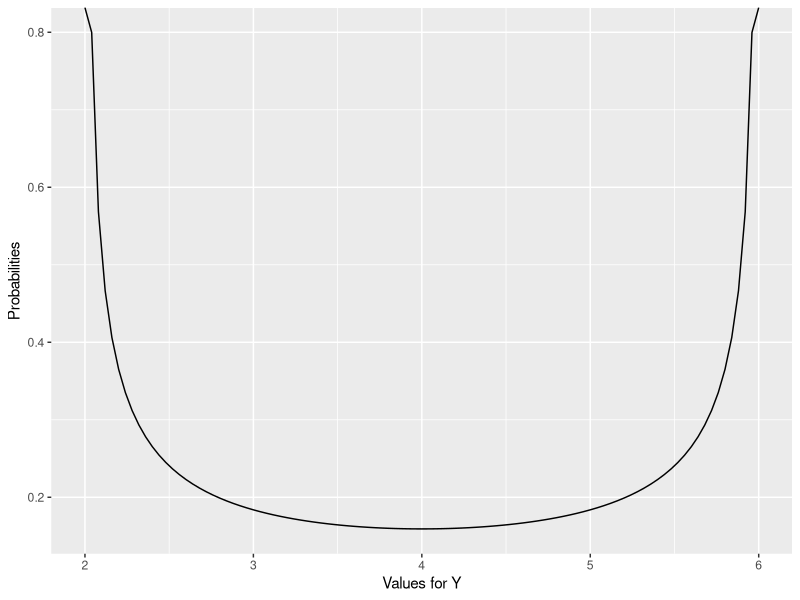
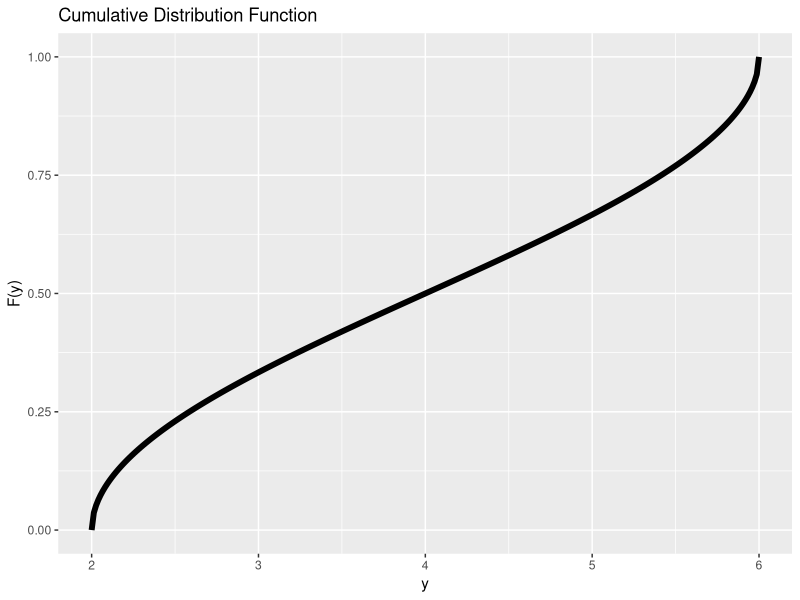
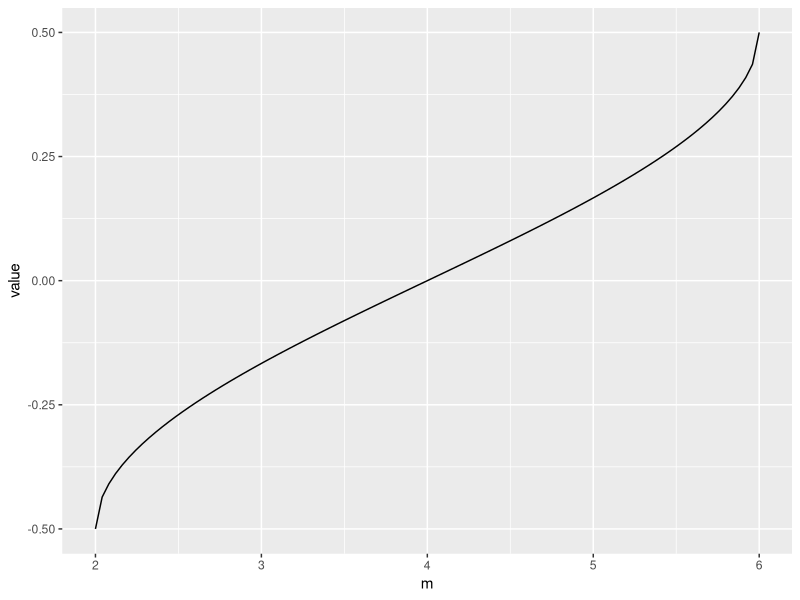
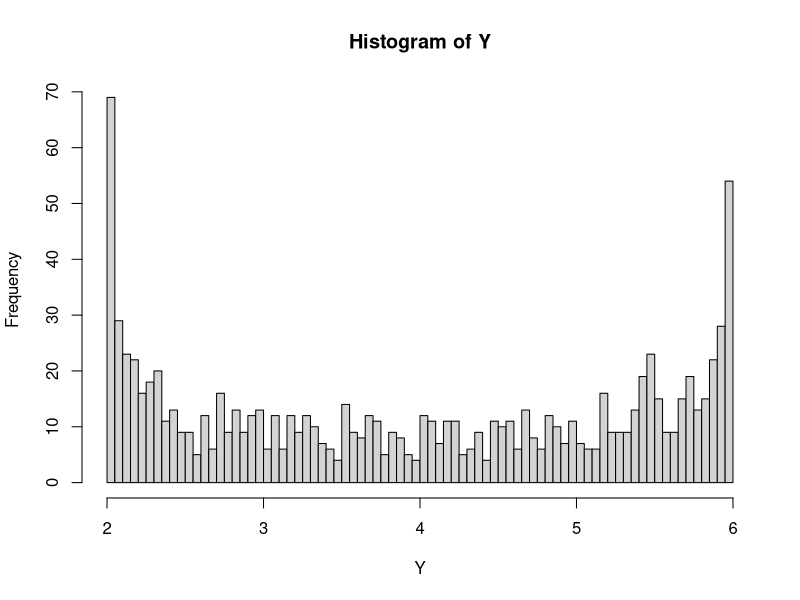
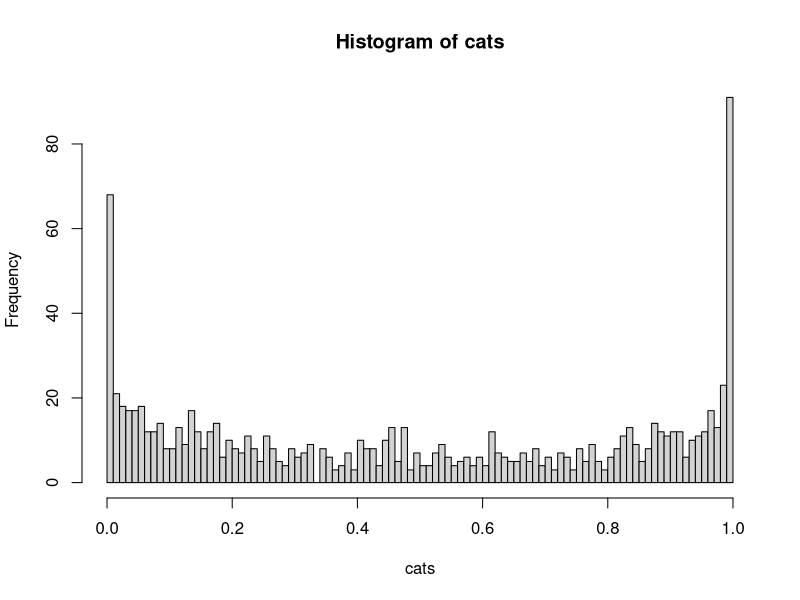

The R source for these figures, in order:
## ---- chunk 1
p <- pi
pmf.fun <- function(y)
  {
  1/(p*sqrt((y-2)*(6-y)))
  }
library(ggplot2)
ggplot(data.frame(y=c(2,6)), aes(x=y)) + stat_function(fun=pmf.fun, geom="line") + 
  xlab("Values for Y") + ylab("Probabilities")
## ---- chunk 2
F.y <- function(y,a,b) {
CDF <- rep(NA,length(y))
region1 <- which(y < a)
region2 <- which(a<=y & y<=b)
region3 <- which(y>b)
CDF[region1] <- 0
CDF[region2] <- (2/pi)*asin(sqrt((y-a)/(b-a)))
CDF[region3] <- 1
return(CDF)
}
yvals <- seq(2,6,length=300)
library(ggplot2)
mydata <- data.frame(y = yvals, height= F.y(yvals,2,6))
ggplot(aes(x=y, y = height), data = mydata) + geom_line(size=2) +
ylab('F(y)') + ggtitle('Cumulative Distribution Function')
## ---- chunk 3
F.y(5,2,6)-F.y(3,2,6)
## ---- chunk 4
integral <- function(m){
  tosolve <- F.y(m,2,6)-0.5
  return(tosolve)
}
mvals <- seq(2,6, length = 100)
newdat <- data.frame(m = mvals, value = integral(mvals))
ggplot(aes(x=m,y=value),data=newdat) + geom_line()
uniroot(integral,interval = c(2,6))$root
## ---- chunk 5
u <- runif(1000,0,1)
Y <-  4*(sin((pi*u)/2))^2+2
hist(Y,breaks=100)
## ---- chunk 6
count <- ifelse(Y<=5 & Y>=3, 1,0)
sum(count)/1000
## ---- chunk 7
median(Y)
## ---- chunk 8
cats <- rbeta(1000,0.5,0.5)
hist(cats,breaks=100)
